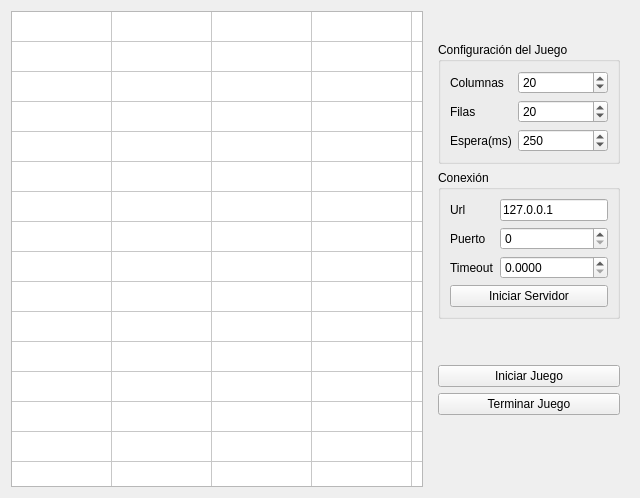
<?xml version="1.0" encoding="UTF-8"?>
<ui version="4.0">
 <class>Servidor</class>
 <widget class="QWidget" name="Servidor">
  <property name="geometry">
   <rect>
    <x>0</x>
    <y>0</y>
    <width>640</width>
    <height>498</height>
   </rect>
  </property>
  <property name="windowTitle">
   <string>Servidor</string>
  </property>
  <layout class="QHBoxLayout" name="horizontalLayout">
   <property name="sizeConstraint">
    <enum>QLayout::SetDefaultConstraint</enum>
   </property>
   <item>
    <widget class="QTableWidget" name="tableWidget">
     <property name="sizePolicy">
      <sizepolicy hsizetype="Expanding" vsizetype="Expanding">
       <horstretch>0</horstretch>
       <verstretch>0</verstretch>
      </sizepolicy>
     </property>
     <property name="verticalScrollBarPolicy">
      <enum>Qt::ScrollBarAlwaysOff</enum>
     </property>
     <property name="horizontalScrollBarPolicy">
      <enum>Qt::ScrollBarAlwaysOff</enum>
     </property>
     <property name="autoScroll">
      <bool>true</bool>
     </property>
     <attribute name="horizontalHeaderVisible">
      <bool>false</bool>
     </attribute>
     <attribute name="horizontalHeaderMinimumSectionSize">
      <number>1</number>
     </attribute>
     <attribute name="verticalHeaderVisible">
      <bool>false</bool>
     </attribute>
     <attribute name="verticalHeaderMinimumSectionSize">
      <number>1</number>
     </attribute>
     <row>
      <property name="text">
       <string>New Row</string>
      </property>
     </row>
     <row>
      <property name="text">
       <string>New Row</string>
      </property>
     </row>
     <row>
      <property name="text">
       <string>New Row</string>
      </property>
     </row>
     <row>
      <property name="text">
       <string>New Row</string>
      </property>
     </row>
     <row>
      <property name="text">
       <string>New Row</string>
      </property>
     </row>
     <row>
      <property name="text">
       <string>New Row</string>
      </property>
     </row>
     <row>
      <property name="text">
       <string>New Row</string>
      </property>
     </row>
     <row>
      <property name="text">
       <string>New Row</string>
      </property>
     </row>
     <row>
      <property name="text">
       <string>New Row</string>
      </property>
     </row>
     <row>
      <property name="text">
       <string>New Row</string>
      </property>
     </row>
     <row>
      <property name="text">
       <string>New Row</string>
      </property>
     </row>
     <row>
      <property name="text">
       <string>New Row</string>
      </property>
     </row>
     <row>
      <property name="text">
       <string>New Row</string>
      </property>
     </row>
     <row>
      <property name="text">
       <string>New Row</string>
      </property>
     </row>
     <row>
      <property name="text">
       <string>New Row</string>
      </property>
     </row>
     <row>
      <property name="text">
       <string>New Row</string>
      </property>
     </row>
     <row>
      <property name="text">
       <string>New Row</string>
      </property>
     </row>
     <row>
      <property name="text">
       <string>New Row</string>
      </property>
     </row>
     <row>
      <property name="text">
       <string>New Row</string>
      </property>
     </row>
     <row>
      <property name="text">
       <string>New Row</string>
      </property>
     </row>
     <column>
      <property name="text">
       <string>New Column</string>
      </property>
     </column>
     <column>
      <property name="text">
       <string>New Column</string>
      </property>
     </column>
     <column>
      <property name="text">
       <string>New Column</string>
      </property>
     </column>
     <column>
      <property name="text">
       <string>New Column</string>
      </property>
     </column>
     <column>
      <property name="text">
       <string>New Column</string>
      </property>
     </column>
     <column>
      <property name="text">
       <string>New Column</string>
      </property>
     </column>
     <column>
      <property name="text">
       <string>New Column</string>
      </property>
     </column>
     <column>
      <property name="text">
       <string>New Column</string>
      </property>
     </column>
     <column>
      <property name="text">
       <string>New Column</string>
      </property>
     </column>
     <column>
      <property name="text">
       <string>New Column</string>
      </property>
     </column>
     <column>
      <property name="text">
       <string>New Column</string>
      </property>
     </column>
     <column>
      <property name="text">
       <string>New Column</string>
      </property>
     </column>
     <column>
      <property name="text">
       <string>New Column</string>
      </property>
     </column>
     <column>
      <property name="text">
       <string>New Column</string>
      </property>
     </column>
     <column>
      <property name="text">
       <string>New Column</string>
      </property>
     </column>
     <column>
      <property name="text">
       <string>New Column</string>
      </property>
     </column>
     <column>
      <property name="text">
       <string>New Column</string>
      </property>
     </column>
     <column>
      <property name="text">
       <string>New Column</string>
      </property>
     </column>
     <column>
      <property name="text">
       <string>New Column</string>
      </property>
     </column>
     <column>
      <property name="text">
       <string>New Column</string>
      </property>
     </column>
    </widget>
   </item>
   <item>
    <widget class="QWidget" name="Contenerdor_opciones" native="true">
     <layout class="QVBoxLayout" name="verticalLayout">
      <property name="sizeConstraint">
       <enum>QLayout::SetFixedSize</enum>
      </property>
      <item>
       <widget class="QGroupBox" name="configuracion_juego">
        <property name="title">
         <string>Configuración del Juego</string>
        </property>
        <layout class="QFormLayout" name="formLayout">
         <property name="fieldGrowthPolicy">
          <enum>QFormLayout::AllNonFixedFieldsGrow</enum>
         </property>
         <item row="0" column="0">
          <widget class="QLabel" name="label_columnas">
           <property name="text">
            <string>Columnas</string>
           </property>
          </widget>
         </item>
         <item row="0" column="1">
          <widget class="QSpinBox" name="spinBox_columnas">
           <property name="minimum">
            <number>6</number>
           </property>
           <property name="maximum">
            <number>100</number>
           </property>
           <property name="value">
            <number>20</number>
           </property>
          </widget>
         </item>
         <item row="1" column="0">
          <widget class="QLabel" name="label_filas">
           <property name="text">
            <string>Filas</string>
           </property>
          </widget>
         </item>
         <item row="1" column="1">
          <widget class="QSpinBox" name="spinBox_filas">
           <property name="minimum">
            <number>6</number>
           </property>
           <property name="maximum">
            <number>100</number>
           </property>
           <property name="value">
            <number>20</number>
           </property>
          </widget>
         </item>
         <item row="2" column="0">
          <widget class="QLabel" name="label_espera">
           <property name="text">
            <string>Espera(ms)</string>
           </property>
          </widget>
         </item>
         <item row="2" column="1">
          <widget class="QSpinBox" name="spinBox_espera">
           <property name="minimum">
            <number>1</number>
           </property>
           <property name="maximum">
            <number>1000</number>
           </property>
           <property name="value">
            <number>250</number>
           </property>
          </widget>
         </item>
        </layout>
       </widget>
      </item>
      <item>
       <widget class="QGroupBox" name="groupBox_conexion">
        <property name="title">
         <string>Conexión</string>
        </property>
        <layout class="QGridLayout" name="gridLayout">
         <item row="2" column="1">
          <widget class="QDoubleSpinBox" name="doubleSpinBox_timeout">
           <property name="decimals">
            <number>4</number>
           </property>
          </widget>
         </item>
         <item row="0" column="1">
          <widget class="QLineEdit" name="lineEdit_url">
           <property name="text">
            <string>127.0.0.1</string>
           </property>
          </widget>
         </item>
         <item row="2" column="0">
          <widget class="QLabel" name="label_timeout">
           <property name="text">
            <string>Timeout</string>
           </property>
          </widget>
         </item>
         <item row="0" column="0">
          <widget class="QLabel" name="label_url">
           <property name="text">
            <string>Url</string>
           </property>
          </widget>
         </item>
         <item row="1" column="0">
          <widget class="QLabel" name="label_puerto">
           <property name="text">
            <string>Puerto</string>
           </property>
          </widget>
         </item>
         <item row="1" column="1">
          <widget class="QSpinBox" name="spinBox_puerto"/>
         </item>
         <item row="3" column="0" colspan="2">
          <widget class="QPushButton" name="pushButton_iniciar_servidor">
           <property name="text">
            <string>Iniciar Servidor</string>
           </property>
          </widget>
         </item>
        </layout>
       </widget>
      </item>
      <item>
       <spacer name="verticalSpacer">
        <property name="orientation">
         <enum>Qt::Vertical</enum>
        </property>
        <property name="sizeHint" stdset="0">
         <size>
          <width>20</width>
          <height>40</height>
         </size>
        </property>
       </spacer>
      </item>
      <item>
       <widget class="QPushButton" name="pushButton_iniciar_juego">
        <property name="text">
         <string>Iniciar Juego</string>
        </property>
       </widget>
      </item>
      <item>
       <widget class="QPushButton" name="pushButton_terminar_juego">
        <property name="text">
         <string>Terminar Juego</string>
        </property>
       </widget>
      </item>
      <item>
       <spacer name="verticalSpacer_2">
        <property name="orientation">
         <enum>Qt::Vertical</enum>
        </property>
        <property name="sizeHint" stdset="0">
         <size>
          <width>20</width>
          <height>40</height>
         </size>
        </property>
       </spacer>
      </item>
     </layout>
    </widget>
   </item>
  </layout>
  <zorder>Contenerdor_opciones</zorder>
  <zorder>tableWidget</zorder>
 </widget>
 <resources/>
 <connections/>
</ui>
